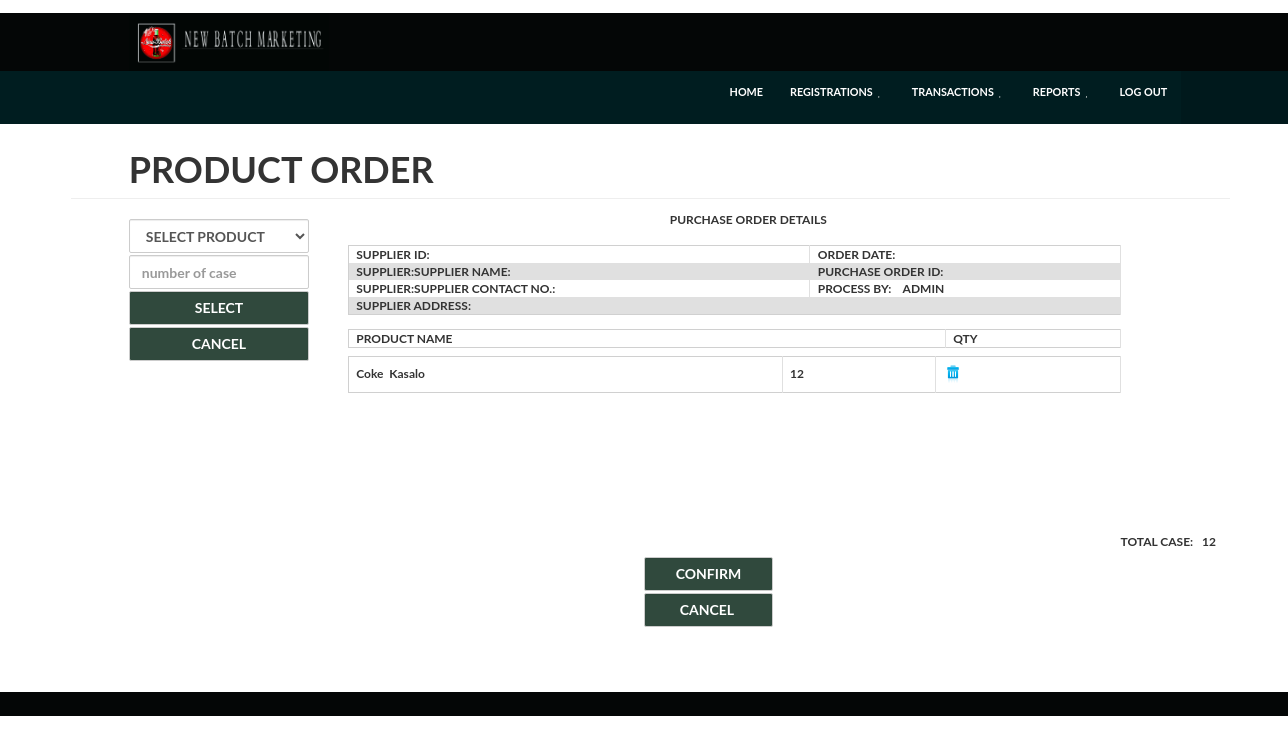
The page /order_supplier/order_supplier_redirect.php on the database its author committed.
### tables this page shows
CREATE TABLE IF NOT EXISTS `temporary_order_supplier` (
  `id` int(6) NOT NULL AUTO_INCREMENT,
  `product_code` varchar(15) NOT NULL,
  `quantity` bigint(6) NOT NULL,
  PRIMARY KEY (`id`)
);

CREATE TABLE IF NOT EXISTS `products` (
  `product_code` varchar(15) NOT NULL,
  `product_name` varchar(30) NOT NULL,
  `product_type` varchar(15) NOT NULL,
  `bottle_per_case` int(6) NOT NULL,
  `unit_price` double(6,2) NOT NULL,
  `selling_price` double(6,2) NOT NULL,
  PRIMARY KEY (`product_code`)
);

### dbOption/Db.class.php (called while the page is built, shortened)
<?php
class DB
{
	private $pdo;
	private $sQuery;
		private function Connect()
		{
			$this->settings = parse_ini_file("settings.ini.php");
			$dsn = 'mysql:dbname='.$this->settings["dbname"].';host='.$this->settings["host"].'';
			try
			{
				$this->pdo = new PDO($dsn, $this->settings["user"], $this->settings["password"], array(PDO::MYSQL_ATTR_INIT_COMMAND => "SET NAMES utf8"));
				$this->pdo->setAttribute(PDO::ATTR_ERRMODE, PDO::ERRMODE_EXCEPTION);
				$this->pdo->setAttribute(PDO::ATTR_EMULATE_PREPARES, false);
				$this->bConnected = true;
			}
			catch (PDOException $e)
			{
				echo $this->ExceptionLog($e->getMessage());
				die();
			}
		}
		private function Init($query,$parameters = "")
		{
		try {
				$this->sQuery = $this->pdo->prepare($query);
				$this->succes 	= $this->sQuery->execute();
			}
			catch(PDOException $e)
			{
					echo $this->ExceptionLog($e->getMessage(), $query );
					die();
			}
		}
		public function query($query,$params = null, $fetchmode = PDO::FETCH_ASSOC)
		{
			$query = trim($query);
			$this->Init($query,$params);
			$rawStatement = explode(" ", $query);
			$statement = strtolower($rawStatement[0]);
			if ($statement === 'select' || $statement === 'show') {
				return $this->sQuery->fetchAll($fetchmode);
			}
			elseif ( $statement === 'insert' ||  $statement === 'update' || $statement === 'delete' ) {
				return $this->sQuery->rowCount();
			}
			else {
				return NULL;
			}
		}
}
?>

### order_supplier/order_supplier_redirect.php (the view, shortened to what this page needs)
<?php
	require("C:\\xampp\htdocs\\new_batch_marketing\\nbm\\subheader.php");
	$case = '';
	$count = '';
	$processor = 'ADMIN';
	echo'<div style = "font-size:12%;">';
	echo '<form method = "post" action = "http://localhost:8080/new_batch_marketing/order_supplier/order_supplier_redirect.php">';
	$new_batch_marketing = new Db();
				echo'<div style = "font-size:12px">';
				echo '<div style = "align:right;margin-right:0%;margin-top:6%;margin-left:10%">';
				echo '<h1>PRODUCT ORDER<h1>';
				echo '<div><hr style= "width:100%;margin-right:0%;margin-top:-1%;margin-left:-5%"></div>';
				echo '</div>';
				echo'<div style = "align:left;margin-left:10%;float:left;width:20%;height:0%;">';
					echo'<select style = "width: 70%;border-radius:2px;" class="form-control" id="product_code" name = "product_code" style = "width: 200%;border-radius:2px;">
				     <option value = "">SELECT PRODUCT</option>';
				echo'
				</select></br>
				<input style = "width: 70%;border-radius:2px;" type="text" class="form-control"name = "case" id = "case" value = "'.$case.'" placeholder = "number of case"></br>
				<input style = "width: 70%;border-radius:2px;background:#30493D;color:white;" type="submit" class="form-control"name = "submit" id = "submit" value = "SELECT"></br>
				<input style = "width: 70%;border-radius:2px;background:#30493D;color:white;" type="submit" class="form-control"name = "cancel" id = "cancel" value = "CANCEL">';
				echo'</div>';
		$print ='<script>
function printpage()
  {
  window.print()
  }
</script>';
				$print.='<label style = "margin-left:22%;">PURCHASE ORDER DETAILS</label></br></br></br>';
				$print.='<div class = "cust" style = "float:left;margin-left:27%;margin-top:-9%;width:60%"><table>';
				$print.='<tr><td>SUPPLIER ID:&nbsp;&nbsp;&nbsp;'.$_SESSION['supplier_id'].'</td><td>ORDER DATE:'.$_SESSION['transaction_date'].'</td></tr>';
				$print.='<tr><td>SUPPLIER:SUPPLIER NAME:&nbsp;&nbsp;&nbsp;'.$_SESSION['supplier_name'].'</td><td>PURCHASE ORDER ID:&nbsp;&nbsp;&nbsp;'.$_SESSION['transaction_id'].'</td></tr>';
				$print.='<tr><td>SUPPLIER:SUPPLIER CONTACT NO.:&nbsp;&nbsp;&nbsp;'.$_SESSION['contact'].'</td><td>PROCESS BY:&nbsp;&nbsp;&nbsp;&nbsp;'.$processor.'</td></tr>';
				$print.='<tr><td colspan = "2">SUPPLIER ADDRESS:&nbsp;&nbsp;&nbsp;'.$_SESSION['supplier_add'].'</td></tr>';
				$print.='</table></div></br>';
				$print.='<div class = "cust" style = "float:left;margin-left:27%;margin-top:-9%;width:60%"><table>';
				$print.='<tr><td>PRODUCT NAME</td><td style = "padding-right:8.76%;">QTY</td></tr></table></div>';
				$print.='<div class = "rep" style = "float:left;margin-left:27%;margin-top:-13.5%;width:60%"><table>';
				$get_order_supplier_entries = $new_batch_marketing->query("SELECT products.product_code,products.product_name, products.product_type, orders.id,orders.product_code,orders.quantity FROM temporary_order_supplier AS orders INNER JOIN products AS products ON products.product_code = orders.product_code ORDER BY orders.id DESC");
			            if(empty($get_order_supplier_entries)){
			            }
			            else{
			            	foreach($get_order_supplier_entries as $key){
		                    $selected_product = $key['product_code'];
		                    $count = $count+$key['quantity'];
							$print.='<tr>';
		                    $print.='<td>'.$key['product_name'].'&nbsp;&nbsp;'.$key['product_type'].'</td>';
		                    $print.='<td>'.$key['quantity'].'</td>
		                    <td><a href="?remove='.$selected_product.'"name = "remove"><img style = "height:20px;"src="../img/2.png"></a></td>
		                    </tr>';
		               		 }
            			}
				$print.='</table></div>';
						$print.='<div style="margin-left:76.5%;width:30%;margin-top:24%;"><p>TOTAL CASE:&nbsp;&nbsp;&nbsp;'.$count.'</p></div>';
			               echo $print;
		                echo'<div style = "margin-left:50%;align:center;margin-top:10%:">
		                <input style = "width: 20%;border-radius:2px;background:#30493D;color:white;" type = "submit" name = "confirm" value = "CONFIRM" class = "form-control"></br>
	                    <input style = "width: 20%;border-radius:2px;background:#30493D;color:white;" type = "submit" id = "cancel" name = "cancel" value = "CANCEL " class = "form-control">';
	                    echo'</div>';
				echo'</div>';
	echo '</form>';
	echo'</div>';
	echo' <footer style = "margin-top:5%;"></footer>';
?>

### css/responsee.css (style rules this page uses)
h1, h2, h3, h4, h5, h6 { color:#444; font-weight: normal; margin:0.2em 0 0.2em 0; }
h1 { font-size:2.4em; }
img { border:0; display:block; height:auto; max-width:100%; width:auto; }
table { background:none repeat scroll 0 0 #fff; border:1px solid #D0D0D0; border-collapse:collapse; border-spacing:0; text-align:left; width:100%; }
table tr td, table tr th { padding:0.625em; }
table tr:nth-of-type(2n) { background:none repeat scroll 0 0 #e0e0e0; }
td { border-right:1px solid #e0e0e0; }
form { line-height:1.4em; }

### css/template-style.css (style rules this page uses)
body { background: url("../img/background.jpg") no-repeat fixed center center / 100% auto rgba(0, 0, 0, 0); }
footer { background: none repeat scroll 0 0 #040606; padding: 1em 0; }

### rows shown on the page
temporary_order_supplier: products.product_name "Coke", products.product_type "Kasalo", quantity "12"

### other values the page prints
$processor "ADMIN"
$count "12"
